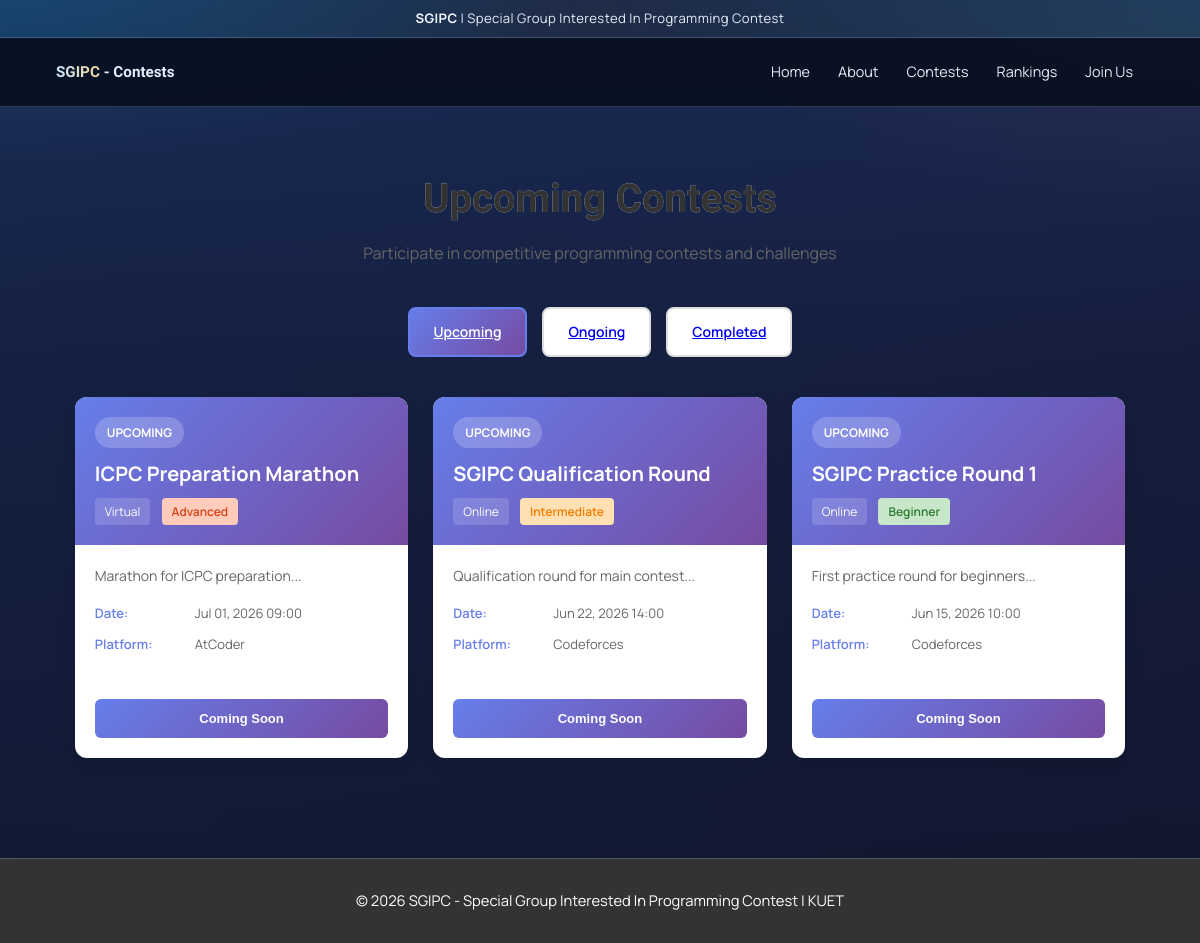
Screenshot of /contests.php with the database file from the repository.
### tables this page shows
CREATE TABLE IF NOT EXISTS contests (
  id INT UNSIGNED NOT NULL AUTO_INCREMENT,
  contest_name VARCHAR(200) NOT NULL,
  description TEXT,
  contest_type ENUM('online', 'offline', 'virtual') DEFAULT 'online',
  start_time DATETIME NOT NULL,
  end_time DATETIME NOT NULL,
  duration_minutes INT,
  difficulty_level ENUM('beginner', 'intermediate', 'advanced') DEFAULT 'intermediate',
  platform VARCHAR(100),
  registration_link VARCHAR(500),
  prize_pool VARCHAR(255),
  max_participants INT,
  status ENUM('upcoming', 'ongoing', 'completed', 'cancelled') DEFAULT 'upcoming',
  created_by INT UNSIGNED,
  created_at TIMESTAMP NOT NULL DEFAULT CURRENT_TIMESTAMP,
  updated_at TIMESTAMP NOT NULL DEFAULT CURRENT_TIMESTAMP ON UPDATE CURRENT_TIMESTAMP,
  PRIMARY KEY (id),
  INDEX idx_status (status),
  INDEX idx_start_time (start_time),
  FOREIGN KEY (created_by) REFERENCES admin_users(id) ON DELETE SET NULL
);

### config.php (called while the page is built, shortened)
<?php
function sgipc_h(mixed $value): string
{
    return htmlspecialchars((string) $value, ENT_QUOTES, 'UTF-8');
}

### contests.php (the view, shortened to what this page needs)
<?php
require_once __DIR__ . '/config.php';
$contests = [];
$filter = $_GET['filter'] ?? 'upcoming';
try {
    $connection = sgipc_db_connection();
    $query = 'SELECT id, contest_name, description, contest_type, start_time, end_time, difficulty_level, platform, registration_link, prize_pool, status FROM contests';
    if ($filter === 'upcoming') {
        $query .= ' WHERE status = "upcoming"';
    } elseif ($filter === 'completed') {
        $query .= ' WHERE status = "completed"';
    } elseif ($filter === 'ongoing') {
        $query .= ' WHERE status = "ongoing"';
    }
    $query .= ' ORDER BY start_time DESC';
    $result = $connection->query($query);
    while ($row = $result->fetch_assoc()) {
        $contests[] = $row;
    }
} catch (Throwable $e) {
}
?>
<!DOCTYPE html>
<html lang="en">
<head>
    <link rel="stylesheet" href="./index.css">
</head>
<body>
    <div class="topbar">
        <strong>SGIPC</strong> | Special Group Interested In Programming Contest
    </div>
    <header class="navbar">
        <div class="container nav-wrap">
            <a class="brand" href="index.php"><span>SGIPC</span> - Contests</a>
            <ul class="menu" id="menu">
                <li><a href="index.php">Home</a></li>
                <li><a href="index.php#about">About</a></li>
                <li><a href="contests.php" class="active">Contests</a></li>
                <li><a href="rankings.php">Rankings</a></li>
                <li><a href="index.php#form-demo">Join Us</a></li>
            </ul>
        </div>
    </header>
    <main class="contests-section">
        <div class="container">
            <div class="section-header">
                <h1>Upcoming Contests</h1>
                <p>Participate in competitive programming contests and challenges</p>
            </div>
            <div class="filter-tabs">
                <a href="?filter=upcoming" class="filter-tab <?php echo $filter === 'upcoming' ? 'active' : ''; ?>">Upcoming</a>
                <a href="?filter=ongoing" class="filter-tab <?php echo $filter === 'ongoing' ? 'active' : ''; ?>">Ongoing</a>
                <a href="?filter=completed" class="filter-tab <?php echo $filter === 'completed' ? 'active' : ''; ?>">Completed</a>
            </div>
            <?php if (!empty($contests)): ?>
                <div class="contests-grid">
                    <?php foreach ($contests as $contest): ?>
                        <div class="contest-card">
                            <div class="contest-header">
                                <div class="contest-status"><?php echo ucfirst($contest['status']); ?></div>
                                <div class="contest-name"><?php echo sgipc_h($contest['contest_name']); ?></div>
                                <div>
                                    <span class="contest-type"><?php echo ucfirst($contest['contest_type']); ?></span>
                                    <span class="difficulty-badge difficulty-<?php echo $contest['difficulty_level']; ?>">
                                        <?php echo ucfirst($contest['difficulty_level']); ?>
                                    </span>
                                </div>
                            </div>
                            <div class="contest-body">
                                <?php if (!empty($contest['description'])): ?>
                                    <div class="contest-description"><?php echo sgipc_h(substr($contest['description'], 0, 100)); ?>...</div>
                                <?php endif; ?>
                                <div class="contest-details">
                                    <div class="detail-item">
                                        <span class="detail-label">Date:</span>
                                        <span><?php echo date('M d, Y H:i', strtotime($contest['start_time'])); ?></span>
                                    </div>
                                    <?php if (!empty($contest['platform'])): ?>
                                        <div class="detail-item">
                                            <span class="detail-label">Platform:</span>
                                            <span><?php echo sgipc_h($contest['platform']); ?></span>
                                        </div>
                                    <?php endif; ?>
                                </div>
                            </div>
                            <div class="contest-footer">
                                <div class="contest-actions">
                                    <?php if (!empty($contest['registration_link'])): ?>
                                        <a href="<?php echo sgipc_h($contest['registration_link']); ?>" target="_blank" class="btn-contest btn-primary">Register</a>
                                    <?php else: ?>
                                        <button class="btn-contest btn-primary" disabled>Coming Soon</button>
                                    <?php endif; ?>
                                </div>
                            </div>
                        </div>
                    <?php endforeach; ?>
                </div>
            <?php endif; ?>
        </div>
    </main>
    <footer style="background: #333; color: white; padding: 30px; text-align: center;">
        <p>&copy; 2026 SGIPC - Special Group Interested In Programming Contest | KUET</p>
    </footer>
</body>
</html>

### index.css (style rules this page uses)
:root { --bg-0: #071021; --bg-1: #0b1730; --bg-2: #112246; --text: #e6edf8; --muted: #a9b9d3; --line: rgba(150, 172, 210, 0.28); --line-strong: rgba(225, 194, 115, 0.55); --primary: #2aa6e3; --primary-soft: #6ec7f0; --accent: #d9b15f; --accent-soft: #efd39b; --shadow: rgba(3, 8, 22, 0.45); --tone: 42, 166, 227; }
* { box-sizing: border-box; margin: 0; padding: 0; }
html { scroll-behavior: smooth; }
body { font-family: 'Manrope', sans-serif; color: var(--text); line-height: 1.6; background: radial-gradient( 900px 340px at 0% -5%, rgba(42, 166, 227, 0.18), transparent 62% ), radial-gradient( 800px 320px at 100% 2%, rgba(217, 177, 95, 0.08), transparent 60% ), linear-gradient(180deg, var(--bg-2), var(--bg-1) 38%, var(--bg-0)); }
.topbar { text-align: center; padding: 8px 12px; font-size: 0.82rem; letter-spacing: 0.4px; border-bottom: 1px solid var(--line); background: linear-gradient( 90deg, rgba(42, 166, 227, 0.14), rgba(217, 177, 95, 0.07), rgba(42, 166, 227, 0.14) ); }
.topbar strong { color: #f3f8ff; }
.container { width: min(1200px, 94%); margin-inline: auto; }
.navbar { position: sticky; top: 0; z-index: 30; backdrop-filter: blur(8px); background: rgba(8, 15, 31, 0.88); border-bottom: 1px solid var(--line); }
.nav-wrap { min-height: 68px; display: flex; align-items: center; justify-content: space-between; gap: 12px; }
.brand { color: var(--text); text-decoration: none; font-family: 'Sora', sans-serif; font-weight: 700; font-size: 0.95rem; }
.brand span { color: transparent; background: linear-gradient(90deg, #cbe8f9, var(--accent-soft)); -webkit-background-clip: text; background-clip: text; }
.menu { list-style: none; display: flex; gap: 6px; flex-wrap: wrap; justify-content: flex-end; }
.menu li { position: relative; }
.menu a { color: var(--text); text-decoration: none; border-radius: 999px; padding: 7px 11px; font-size: 0.9rem; transition: background-color 0.2s, color 0.2s; }
h1, h2 { margin-bottom: 10px; }
h1 { font-family: 'Sora', sans-serif; font-size: clamp(1.9rem, 4vw, 2.8rem); font-weight: 800; color: transparent; background: linear-gradient(90deg, #f5fbff, #cbe8f9 56%, var(--accent-soft)); -webkit-background-clip: text; background-clip: text; }
footer { text-align: center; padding: 24px 0; border-top: 1px solid var(--line); color: #9ecfee; font-size: 0.92rem; background: linear-gradient( 180deg, rgba(6, 12, 25, 0.35), rgba(6, 12, 25, 0.75) ); }

### rows the page displays
contests: status "UPCOMING", contest_name "ICPC Preparation Marathon", contest_type "Virtual", difficulty_level "Advanced", description "Marathon for ICPC preparation", start_time "Jul 01, 2026 09:00", platform "AtCoder", shows "Coming Soon"
contests: status "UPCOMING", contest_name "SGIPC Qualification Round", contest_type "Online", difficulty_level "Intermediate", description "Qualification round for main contest", start_time "Jun 22, 2026 14:00", platform "Codeforces", shows "Coming Soon"
contests: status "UPCOMING", contest_name "SGIPC Practice Round 1", contest_type "Online", difficulty_level "Beginner", description "First practice round for beginners", start_time "Jun 15, 2026 10:00", platform "Codeforces", shows "Coming Soon"
